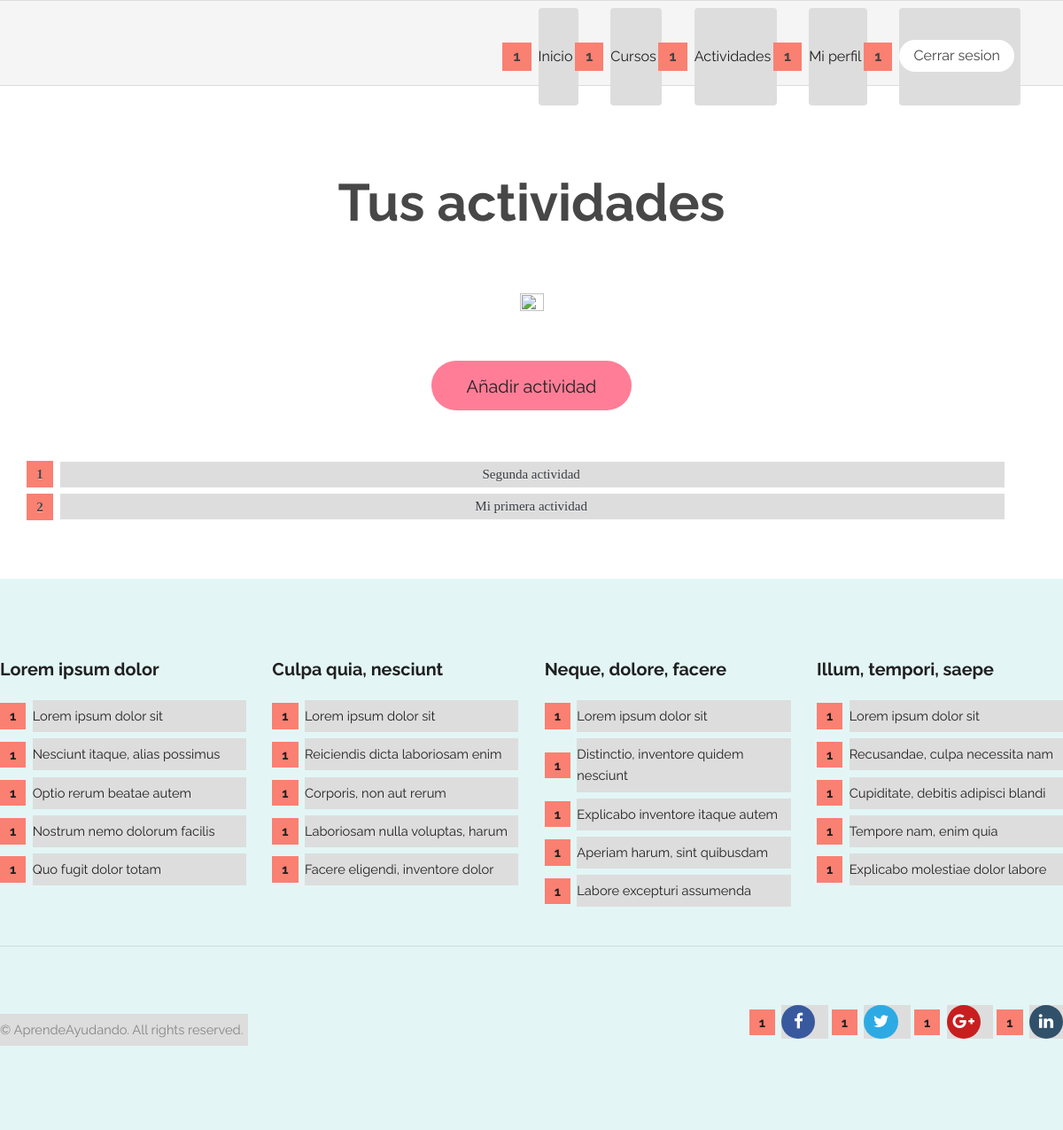
Page /activity/enrolled/ (signed in) on the earlier database version.
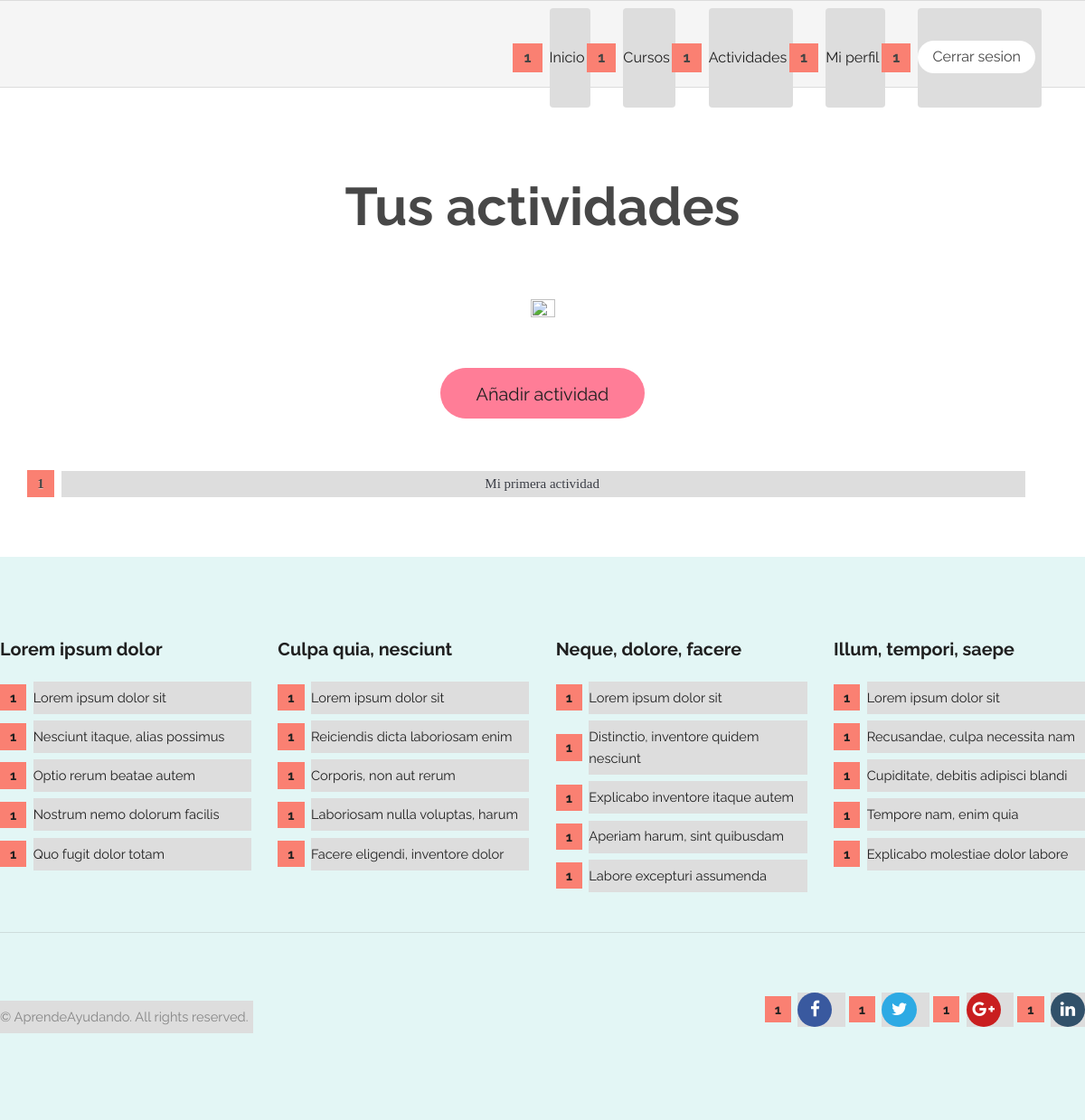
Same page on the later database version.
### activity/models.py (models this page shows, shortened)
class Activity(models.Model):
    title = models.CharField(max_length=200)
    pub_date = models.DateTimeField(verbose_name="date published", auto_now_add=True)
    enrolled_users = models.ManyToManyField(get_user_model(), related_name="activities", blank=True)
    entity = models.ForeignKey(get_user_model(), null=True, on_delete=models.CASCADE, limit_choices_to={'groups__name':'EntidadPublicoPrivada'})
    restricted_entry = models.BooleanField(null=True) #Aun falta añadir esta funcionalidad(recordad hacer el makemigrations->migrate si lo implementais)
    class Meta:
        verbose_name = "Actividad"
        verbose_name_plural = "Actividades"

### activity/views.py (the view)
# urls.py: path('enrolled/', views.enrolled, name='enrolled'),
@login_required
def enrolled(request):
    activityListAux = Activity.objects.order_by('-pub_date')[:5]
    activityList = []
    id_activities_list_inscripted = []
    for activity in activityListAux:
        if request.user in activity.enrolled_users.all() or request.user==activity.entity or not activity.restricted_entry:
            id_activities_list_inscripted.extend([activity.id])
            activityList.append(activity)
    is_entity = False
    if request.user.has_perm('activity.add_activity'):
        is_entity = True
    context = {
        'activityList': activityList,
        'activities_list_inscripted': id_activities_list_inscripted,
        'is_entity': is_entity,
        'filtered_by_enrolled': True,
    }
    return render(request, 'activity/index.html', context)

### AprendeAyudando/templates/activity/index.html (shortened to what this page needs)
{% extends "registration/base.html" %}
{% block content %}
<section class="wrapper align-center login">
    {% load static %}
    <link rel="stylesheet" type="text/css" href="{% static 'activity/style.css' %}">
    <div class="container 100% listaActividades">
        {% if filtered_by_enrolled %}
            <h2>Tus actividades</h2>
        {% else %}
            <h2>Actividades disponibles</h2>
        {% endif %}
        <img src="{% static 'general/images/logoTransparent.png' %}" alt="" style="width:15%;height:15%;border-radius:500px;">
        <br><br><br>
        {% if is_entity %}
			<a style="margin-bottom: 50px;" href="{% url 'activity:create' %}" class="button big pink">Añadir actividad</a>
        {% endif %}
        {% if activityList %}
        <ol id="prettyList" style="width:92%;">
            {% for activity in activityList %}
                {% if not activity.id in activities_list_inscripted %}
                    <li id="prettyListItem"><a href="{% url 'activity:inscription' activity.id %}">{{ activity.title }}</a></li>
                {% else %}
                    <li id="prettyListItem"><a href="{% url 'activity:join' activity.id %}">{{ activity.title }}</a></li>
                {% endif %}
            {% endfor %}
        </ol>
        {% else %}
            <p>Lo sentimos, no hay actividades disponibles.</p>
        {% endif %}
    </div>
</section>
{% endblock %}

Differences in the rows shown:
no longer on this page (row edited): Activity: title "Segunda actividad"
